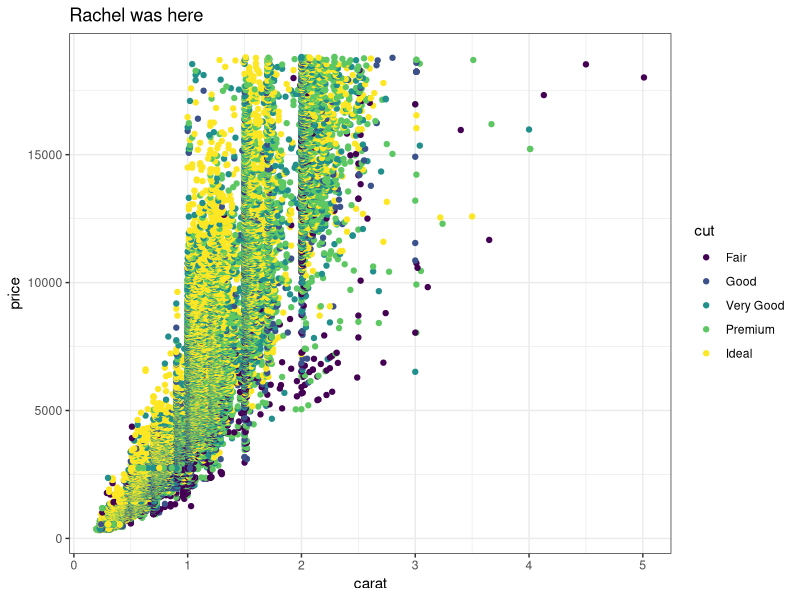
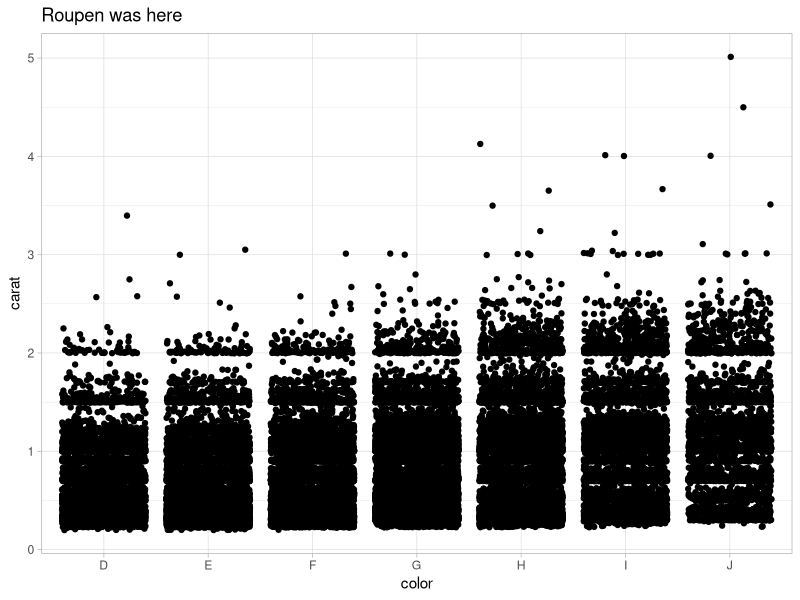
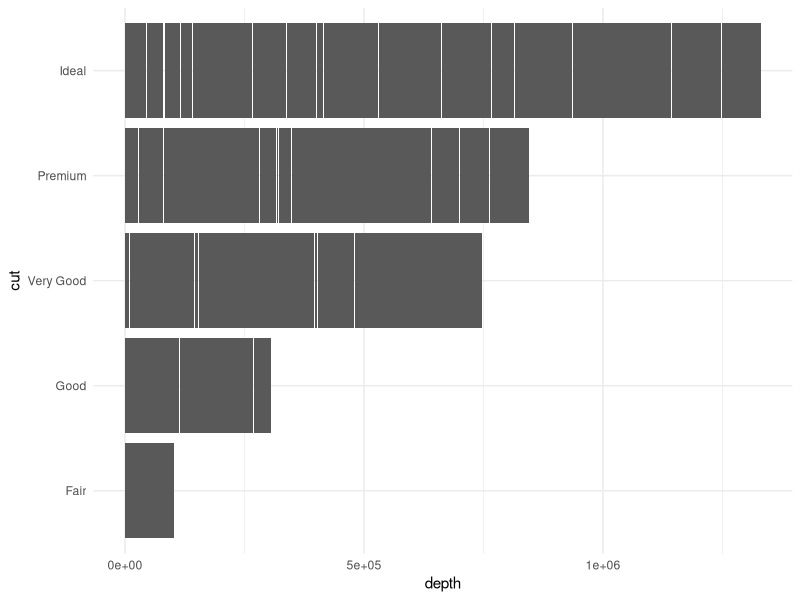

Reproduce these figures in R, in order.
## ---- chunk 1
knitr::opts_chunk$set(echo = TRUE)
library(tidyverse)
## ---- chunk 2
# Partner 1: 
# Run the code below to see the original graph
# Change the code below to make the point color change based on 'cut', and update the theme to theme_bw(). Update the title to include your first name. 

ggplot(data = diamonds, aes(x = carat, y = price)) +
  geom_point(aes(color = cut)) +
  theme_bw() +
  labs(title = "Rachel was here")
## ---- chunk 3
# Partner 2: 
# Run the code below to see the original graph
# Change the code below to make the geom a geom_jitter, and update the theme to theme_light. Update the title to include your first name. 

ggplot(data = diamonds, aes(x = color, y = carat)) +
  geom_jitter() +
  theme_light() +
  labs(title = "Roupen was here")
## ---- chunk 4
ggplot(data = diamonds, aes(x = depth, y = cut)) +
  geom_col() +
  theme_minimal()
## ---- chunk 5
